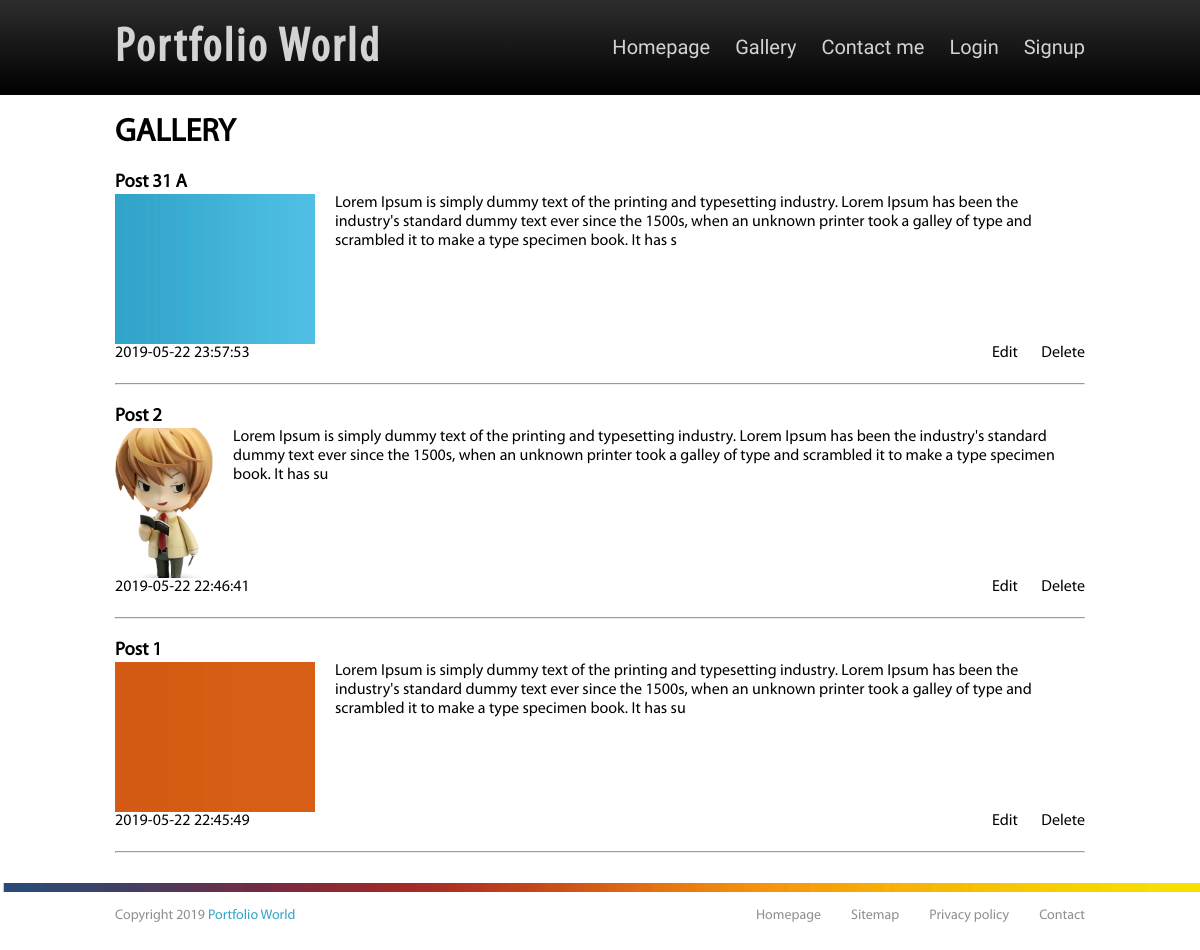
Screenshot of /blog.php with the database file from the repository.
### tables this page shows
CREATE TABLE `posts` (
  `ID` int(14) NOT NULL,
  `title` varchar(255) NOT NULL,
  `paragraph` varchar(255) NOT NULL,
  `image` varchar(255) NOT NULL,
  `date` datetime NOT NULL DEFAULT CURRENT_TIMESTAMP
);

### blog.php (the view, shortened to what this page needs)
<link rel="stylesheet" type="text/css" href="style/main.css">
<?php
require('includes/dbconnect.php');
  $query = $pdo->query('SELECT * FROM posts order by date desc limit 4');
  $posts= $query->fetchAll();
?>
<?php require('includes/header.php'); ?>
<main>
  <div class="container">
    <div class="products2">
      <br>
      <h1>GALLERY</h1>
      <br>
        <?php foreach ($posts as $post): ?>
        <div class="product-item">
          <h3 id="hd3"><?php echo $post['title']; ?></h3>
           <div class="post-content">
             <img src="images/<?php echo $post['image'] ?> " alt="image" width="200px " height="150">
             <p> <?php echo $post['paragraph']; ?></p>
           </div>
          <div class="crud">
            <a href="admin/edit_post.php?id=<?php echo $post['ID'] ?>">Edit</a>
            <a href="admin/delete_post.php?id=<?php echo $post['ID'] ?>">Delete</a>
          </div>
          <span><?php echo $post['date']; ?></span>
          <hr>
        </div>
        <?php endforeach; ?>
	  </div>
  </div>
</main>
<?php require('includes/footer.php'); ?>

### style/main.css (style rules this page uses)
* { margin: 0; padding: 0; }
.container { padding-right: 15px; padding-left: 15px; margin-right: auto; margin-left: auto; }
main { font-family: MyriadProR; }
img { object-fit: cover; }
a { color: inherit; text-decoration: none; }
main { min-height: 70vh; }
.crud { float: right; }
.crud a:first-child { margin-right: 20px; }
.post-content { display: inline-flex; }
.post-content p { margin-left: 20px; }
.product-item hr { margin:20px 0; }
@media (min-width: 1200px) { .container { width: 1170px; } }
@media (min-width: 992px) { .container { width: 970px; } }

### rows the page displays
posts: title "Post 31 A", image (picture), paragraph "Lorem Ipsum is simply dummy text of the printing and typesetting industry. Lorem Ipsum has been the industry's standard dummy text ever since the 1500s, when an unknown printer took a galley of type and scrambled it to make a type specimen book. It has s", date "2019-05-22 23:57:53"
posts: title "Post 2", image (picture), paragraph "Lorem Ipsum is simply dummy text of the printing and typesetting industry. Lorem Ipsum has been the industry's standard dummy text ever since the 1500s, when an unknown printer took a galley of type and scrambled it to make a type specimen book. It has su", date "2019-05-22 22:46:41"
posts: title "Post 1", image (picture), paragraph "Lorem Ipsum is simply dummy text of the printing and typesetting industry. Lorem Ipsum has been the industry's standard dummy text ever since the 1500s, when an unknown printer took a galley of type and scrambled it to make a type specimen book. It has su", date "2019-05-22 22:45:49"
